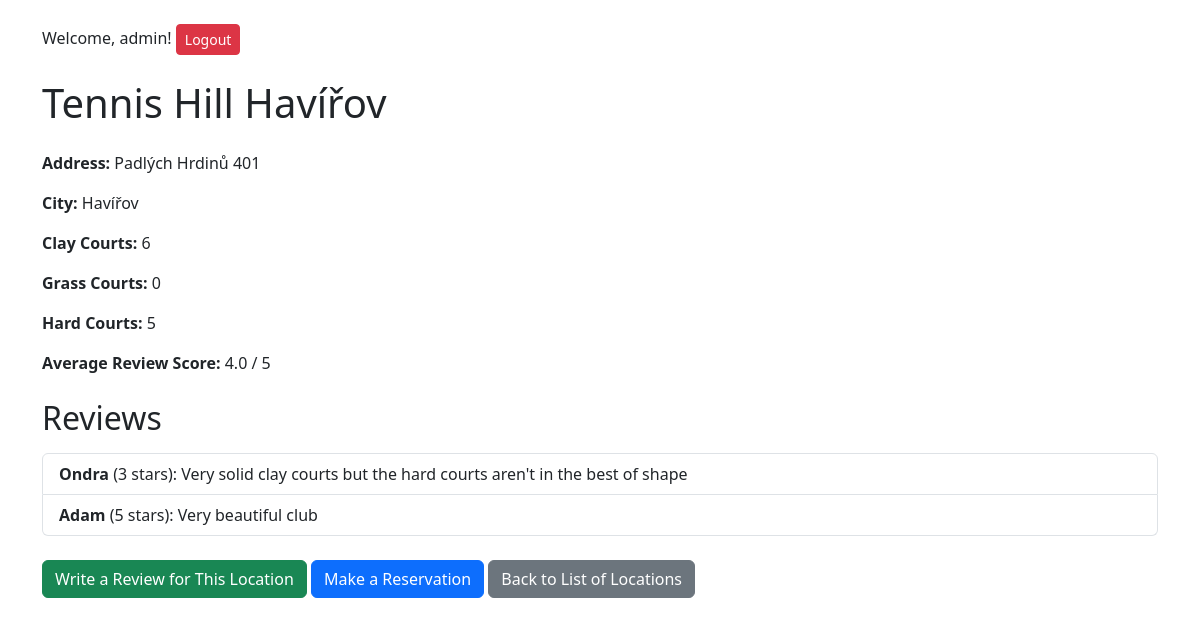
The page /locations/locations/1/ (signed in) on the database its author committed.
### rezervace/models.py (models this page shows, shortened)
class Location(models.Model):
    name = models.CharField(max_length=100, verbose_name="Name")
    address = models.CharField(max_length=255, verbose_name="Address")
    city = models.CharField(max_length=100, verbose_name="City")
    clay_courts = models.IntegerField(default=0, verbose_name="Clay Courts")
    grass_courts = models.IntegerField(default=0, verbose_name="Grass Courts")
    hard_courts = models.IntegerField(default=0, verbose_name="Hard Courts")
    def average_review_score(self):
        avg_score = self.reviews.aggregate(Avg('rating'))['rating__avg']
        return round(avg_score, 1) if avg_score else None  # Return None if no reviews exist

class Review(models.Model):
    location = models.ForeignKey(
        Location,
        on_delete=models.CASCADE,
        related_name="reviews",
        verbose_name="Location"
    )
    name = models.CharField(max_length=100, verbose_name="Name")
    rating = models.PositiveIntegerField(
        verbose_name="Rating",
        choices=[
            (1, '1 star'),
            (2, '2 stars'),
            (3, '3 stars'),
            (4, '4 stars'),
            (5, '5 stars')
        ]
    )
    comment = models.TextField(verbose_name="Comment")

### rezervace/views.py (the view)
# urls.py: path('locations/<int:pk>/', views.location_detail, name='location_detail'),
@login_required
def location_detail(request, pk):
    location = get_object_or_404(Location, pk=pk)
    if request.method == 'POST':
        form = ReviewForm(request.POST)
        if form.is_valid():
            review = form.save(commit=False)
            review.location = location  # Spojení recenze s aktuální lokací
            review.save()
            return redirect('location_detail', pk=location.pk)
    else:
        form = ReviewForm()
    return render(request, 'rezervace/location_detail.html', {'location': location, 'form': form})

### rezervace/templates/rezervace/location_detail.html (shortened to what this page needs)
{% extends 'rezervace/base.html' %}
{% block content %}
<h1 class="mb-4">{{ location.name }}</h1>
<div class="mb-4">
    <p><strong>Address:</strong> {{ location.address }}</p>
    <p><strong>City:</strong> {{ location.city }}</p>
    <p><strong>Clay Courts:</strong> {{ location.clay_courts }}</p>
    <p><strong>Grass Courts:</strong> {{ location.grass_courts }}</p>
    <p><strong>Hard Courts:</strong> {{ location.hard_courts }}</p>
    <p><strong>Average Review Score:</strong>
        {% if location.average_review_score %}
            {{ location.average_review_score }} / 5
        {% else %}
            No reviews yet
        {% endif %}
    </p>
</div>
<h2 class="mb-3">Reviews</h2>
<ul class="list-group mb-4">
    {% for review in location.reviews.all %}
    <li class="list-group-item">
        <strong>{{ review.name }}</strong> ({{ review.rating }} stars): {{ review.comment }}
    </li>
    {% empty %}
    <li class="list-group-item">No reviews yet. Be the first to write one below!</li>
    {% endfor %}
</ul>
<div class="mt-4">
    <a href="{% url 'write_review' location.pk %}" class="btn btn-success">Write a Review for This Location</a>
    <a href="{% url 'create_reservation' location.pk %}" class="btn btn-primary">Make a Reservation</a>
    <a href="{% url 'location_list' %}" class="btn btn-secondary">Back to List of Locations</a>
</div>
{% endblock %}

### rezervace/templates/rezervace/base.html (shortened to what this page needs)
<!DOCTYPE html>
<html lang="en">
<head>
    <link href="https://cdn.jsdelivr.net/npm/bootstrap@5.3.6/dist/css/bootstrap.min.css" rel="stylesheet">
</head>
<body>
    <div class="container mt-4">
        <nav class="mb-4">
            {% if user.is_authenticated %}
                <span>Welcome, {{ user.username }}!</span>
                <form method="post" action="{% url 'logout' %}" style="display: inline;">
                    <button type="submit" class="btn btn-danger btn-sm">Logout</button>
                </form>
            {% else %}
                <a href="{% url 'login' %}" class="btn btn-primary btn-sm">Login</a>
            {% endif %}
        </nav>
        {% block content %}
        {% endblock %}
    </div>
</body>
</html>

### rows shown on the page
Location: name "Tennis Hill Havířov", address "Padlých Hrdinů 401", city "Havířov", clay_courts "6", grass_courts "0", hard_courts "5", average_review_score "4.0"
Review: name "Ondra", rating "3", comment "Very solid clay courts but the hard courts aren't in the best of shape"
Review: name "Adam", rating "5", comment "Very beautiful club"

### other values the page prints
{{ user.username }} "admin"
